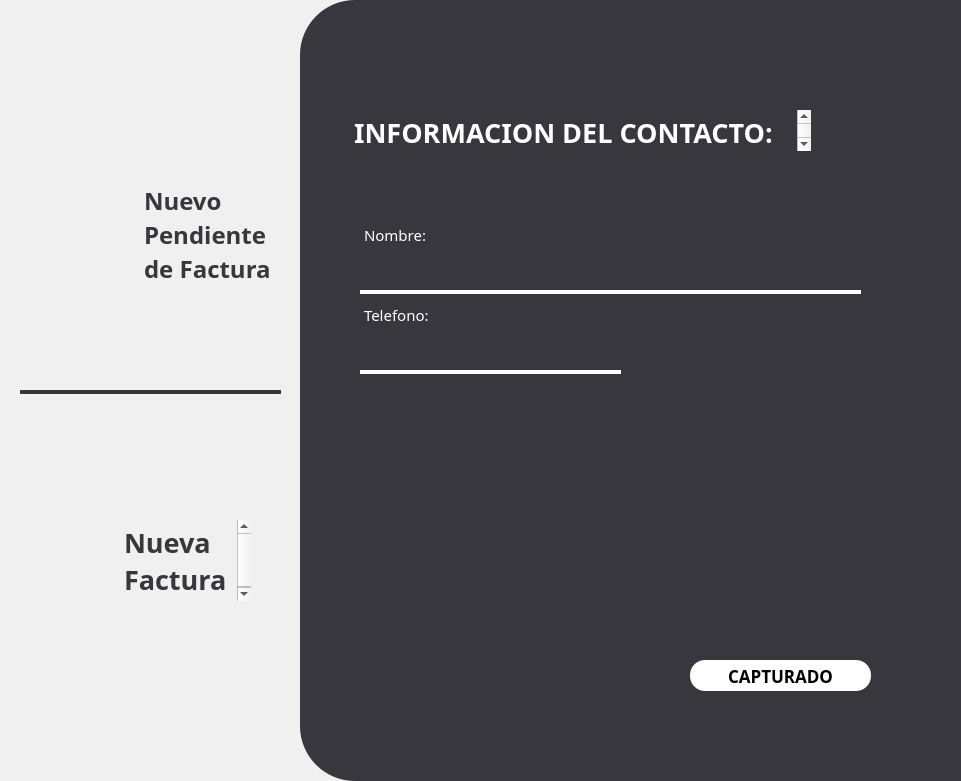
  <widget class="QFrame" name="frame_white">
   <property name="geometry">
    <rect>
     <x>340</x>
     <y>0</y>
     <width>961</width>
     <height>781</height>
    </rect>
   </property>
   <property name="styleSheet">
    <string notr="true">QFrame {
    border: none;       /* Color y grosor del borde */
    border-radius: 55px;          /* Radio de las esquinas */
    background-color: #f0f0f0;    /* Color de fondo */
    margin: 0px;                  /* Margen externo a 0 */
    padding: 0px;                 /* Espaciado interno a 0 */
}

</string>
   </property>
   <property name="frameShape">
    <enum>QFrame::StyledPanel</enum>
   </property>
   <property name="frameShadow">
    <enum>QFrame::Raised</enum>
   </property>
   <widget class="QFrame" name="frame_white_grey">
    <property name="geometry">
     <rect>
      <x>300</x>
      <y>0</y>
      <width>961</width>
      <height>781</height>
     </rect>
    </property>
    <property name="styleSheet">
     <string notr="true">QFrame {
    border: none;       /* Color y grosor del borde */
    border-radius: 55px;          /* Radio de las esquinas */
    background-color: #37373d;    /* Color de fondo */
    margin: 0px;                  /* Margen externo a 0 */
    padding: 0px;                 /* Espaciado interno a 0 */
}

</string>
    </property>
    <property name="frameShape">
     <enum>QFrame::StyledPanel</enum>
    </property>
    <property name="frameShadow">
     <enum>QFrame::Raised</enum>
    </property>
    <widget class="QLineEdit" name="NombreHolder">
     <property name="geometry">
      <rect>
       <x>50</x>
       <y>250</y>
       <width>521</width>
       <height>41</height>
      </rect>
     </property>
     <property name="font">
      <font>
       <family>Montserrat</family>
       <pointsize>18</pointsize>
      </font>
     </property>
     <property name="layoutDirection">
      <enum>Qt::LeftToRight</enum>
     </property>
     <property name="styleSheet">
      <string notr="true">QLineEdit{
		border: none;
		background: transparent; 
		 border-radius: 20px; 
}</string>
     </property>
     <property name="inputMask">
      <string/>
     </property>
     <property name="text">
      <string/>
     </property>
     <property name="alignment">
      <set>Qt::AlignCenter</set>
     </property>
     <property name="placeholderText">
      <string/>
     </property>
    </widget>
    <widget class="QPushButton" name="EnviarButton">
     <property name="geometry">
      <rect>
       <x>390</x>
       <y>660</y>
       <width>181</width>
       <height>31</height>
      </rect>
     </property>
     <property name="font">
      <font>
       <family>Montserrat</family>
       <pointsize>13</pointsize>
       <weight>75</weight>
       <bold>true</bold>
      </font>
     </property>
     <property name="styleSheet">
      <string notr="true">QPushButton{
		background: #FFFFFF; 
		 border-radius: 15px; 
}</string>
     </property>
     <property name="text">
      <string>CAPTURADO</string>
     </property>
    </widget>
    <widget class="QTextBrowser" name="InfodelText">
     <property name="geometry">
      <rect>
       <x>50</x>
       <y>110</y>
       <width>461</width>
       <height>41</height>
      </rect>
     </property>
     <property name="sizePolicy">
      <sizepolicy hsizetype="Expanding" vsizetype="Expanding">
       <horstretch>0</horstretch>
       <verstretch>0</verstretch>
      </sizepolicy>
     </property>
     <property name="font">
      <font>
       <family>Montserrat</family>
      </font>
     </property>
     <property name="toolTipDuration">
      <number>-1</number>
     </property>
     <property name="autoFillBackground">
      <bool>false</bool>
     </property>
     <property name="styleSheet">
      <string notr="true">QTextBrowser {
    background: transparent;  /* Quitar el fondo */
	color:#FFFFFF;
    border: none;             /* Quitar el borde */
	margin: 0;                /* Eliminar márgenes */
}</string>
     </property>
     <property name="html">
      <string>&lt;!DOCTYPE HTML PUBLIC &quot;-//W3C//DTD HTML 4.0//EN&quot; &quot;http://www.w3.org/TR/REC-html40/strict.dtd&quot;&gt;
&lt;html&gt;&lt;head&gt;&lt;meta name=&quot;qrichtext&quot; content=&quot;1&quot; /&gt;&lt;style type=&quot;text/css&quot;&gt;
p, li { white-space: pre-wrap; }
&lt;/style&gt;&lt;/head&gt;&lt;body style=&quot; font-family:'Montserrat'; font-size:8.25pt; font-weight:400; font-style:normal;&quot;&gt;
&lt;p style=&quot; margin-top:0px; margin-bottom:0px; margin-left:0px; margin-right:0px; -qt-block-indent:0; text-indent:0px;&quot;&gt;&lt;span style=&quot; font-family:'MS Shell Dlg 2'; font-size:20pt; font-weight:600;&quot;&gt;INFORMACION DEL CONTACTO:&lt;/span&gt;&lt;/p&gt;&lt;/body&gt;&lt;/html&gt;</string>
     </property>
    </widget>
    <widget class="QTextBrowser" name="NombreText">
     <property name="geometry">
      <rect>
       <x>60</x>
       <y>220</y>
       <width>291</width>
       <height>41</height>
      </rect>
     </property>
     <property name="sizePolicy">
      <sizepolicy hsizetype="Expanding" vsizetype="Expanding">
       <horstretch>0</horstretch>
       <verstretch>0</verstretch>
      </sizepolicy>
     </property>
     <property name="font">
      <font>
       <family>Montserrat</family>
       <pointsize>5</pointsize>
      </font>
     </property>
     <property name="toolTipDuration">
      <number>-1</number>
     </property>
     <property name="autoFillBackground">
      <bool>false</bool>
     </property>
     <property name="styleSheet">
      <string notr="true">QTextBrowser {
    background: transparent;  /* Quitar el fondo */
	color:#FFFFFF;
    border: none;             /* Quitar el borde */
	margin: 0;                /* Eliminar márgenes */
}</string>
     </property>
     <property name="html">
      <string>&lt;!DOCTYPE HTML PUBLIC &quot;-//W3C//DTD HTML 4.0//EN&quot; &quot;http://www.w3.org/TR/REC-html40/strict.dtd&quot;&gt;
&lt;html&gt;&lt;head&gt;&lt;meta name=&quot;qrichtext&quot; content=&quot;1&quot; /&gt;&lt;style type=&quot;text/css&quot;&gt;
p, li { white-space: pre-wrap; }
&lt;/style&gt;&lt;/head&gt;&lt;body style=&quot; font-family:'Montserrat'; font-size:5pt; font-weight:400; font-style:normal;&quot;&gt;
&lt;p style=&quot; margin-top:0px; margin-bottom:0px; margin-left:0px; margin-right:0px; -qt-block-indent:0; text-indent:0px;&quot;&gt;&lt;span style=&quot; font-size:11pt;&quot;&gt;Nombre:&lt;/span&gt;&lt;/p&gt;&lt;/body&gt;&lt;/html&gt;</string>
     </property>
    </widget>
    <widget class="QLineEdit" name="TelefonoHolder">
     <property name="geometry">
      <rect>
       <x>50</x>
       <y>330</y>
       <width>271</width>
       <height>41</height>
      </rect>
     </property>
     <property name="font">
      <font>
       <family>Montserrat</family>
       <pointsize>18</pointsize>
      </font>
     </property>
     <property name="layoutDirection">
      <enum>Qt::LeftToRight</enum>
     </property>
     <property name="styleSheet">
      <string notr="true">QLineEdit{
		border: none;
		background: transparent; 
		 border-radius: 20px; 
}</string>
     </property>
     <property name="inputMask">
      <string/>
     </property>
     <property name="alignment">
      <set>Qt::AlignCenter</set>
     </property>
     <property name="placeholderText">
      <string/>
     </property>
    </widget>
    <widget class="QTextBrowser" name="TelefonoText">
     <property name="geometry">
      <rect>
       <x>60</x>
       <y>300</y>
       <width>291</width>
       <height>41</height>
      </rect>
     </property>
     <property name="sizePolicy">
      <sizepolicy hsizetype="Expanding" vsizetype="Expanding">
       <horstretch>0</horstretch>
       <verstretch>0</verstretch>
      </sizepolicy>
     </property>
     <property name="font">
      <font>
       <family>Montserrat</family>
       <pointsize>5</pointsize>
      </font>
     </property>
     <property name="toolTipDuration">
      <number>-1</number>
     </property>
     <property name="autoFillBackground">
      <bool>false</bool>
     </property>
     <property name="styleSheet">
      <string notr="true">QTextBrowser {
    background: transparent;  /* Quitar el fondo */
	color:#FFFFFF;
    border: none;             /* Quitar el borde */
	margin: 0;                /* Eliminar márgenes */
}</string>
     </property>
     <property name="html">
      <string>&lt;!DOCTYPE HTML PUBLIC &quot;-//W3C//DTD HTML 4.0//EN&quot; &quot;http://www.w3.org/TR/REC-html40/strict.dtd&quot;&gt;
&lt;html&gt;&lt;head&gt;&lt;meta name=&quot;qrichtext&quot; content=&quot;1&quot; /&gt;&lt;style type=&quot;text/css&quot;&gt;
p, li { white-space: pre-wrap; }
&lt;/style&gt;&lt;/head&gt;&lt;body style=&quot; font-family:'Montserrat'; font-size:5pt; font-weight:400; font-style:normal;&quot;&gt;
&lt;p style=&quot; margin-top:0px; margin-bottom:0px; margin-left:0px; margin-right:0px; -qt-block-indent:0; text-indent:0px;&quot;&gt;&lt;span style=&quot; font-size:11pt;&quot;&gt;Telefono:&lt;/span&gt;&lt;/p&gt;&lt;/body&gt;&lt;/html&gt;</string>
     </property>
    </widget>
    <widget class="QFrame" name="frame_11">
     <property name="geometry">
      <rect>
       <x>60</x>
       <y>370</y>
       <width>261</width>
       <height>4</height>
      </rect>
     </property>
     <property name="styleSheet">
      <string notr="true">QFrame {
    border: none;       /* Color y grosor del borde */
    background-color: #FFFFFF;    /* Color de fondo */
}

</string>
     </property>
     <property name="frameShape">
      <enum>QFrame::StyledPanel</enum>
     </property>
     <property name="frameShadow">
      <enum>QFrame::Raised</enum>
     </property>
    </widget>
    <widget class="QFrame" name="frame_12">
     <property name="geometry">
      <rect>
       <x>60</x>
       <y>290</y>
       <width>501</width>
       <height>4</height>
      </rect>
     </property>
     <property name="styleSheet">
      <string notr="true">QFrame {
    border: none;       /* Color y grosor del borde */
    background-color: #FFFFFF;    /* Color de fondo */
}

</string>
     </property>
     <property name="frameShape">
      <enum>QFrame::StyledPanel</enum>
     </property>
     <property name="frameShadow">
      <enum>QFrame::Raised</enum>
     </property>
    </widget>
   </widget>
   <widget class="QLabel" name="NuevaFacturaImg">
    <property name="geometry">
     <rect>
      <x>30</x>
      <y>500</y>
      <width>81</width>
      <height>111</height>
     </rect>
    </property>
    <property name="text">
     <string/>
    </property>
    <property name="pixmap">
     <pixmap>../assets/Pendientes.png</pixmap>
    </property>
    <property name="scaledContents">
     <bool>true</bool>
    </property>
   </widget>
   <widget class="QLabel" name="NuevPendienteImg">
    <property name="geometry">
     <rect>
      <x>30</x>
      <y>170</y>
      <width>101</width>
      <height>111</height>
     </rect>
    </property>
    <property name="text">
     <string/>
    </property>
    <property name="pixmap">
     <pixmap>../assets/RecadoFacturas.png</pixmap>
    </property>
    <property name="scaledContents">
     <bool>true</bool>
    </property>
   </widget>
   <widget class="QTextBrowser" name="PendienteText">
    <property name="geometry">
     <rect>
      <x>140</x>
      <y>180</y>
      <width>151</width>
      <height>111</height>
     </rect>
    </property>
    <property name="sizePolicy">
     <sizepolicy hsizetype="Expanding" vsizetype="Expanding">
      <horstretch>0</horstretch>
      <verstretch>0</verstretch>
     </sizepolicy>
    </property>
    <property name="font">
     <font>
      <family>Montserrat</family>
     </font>
    </property>
    <property name="toolTipDuration">
     <number>-1</number>
    </property>
    <property name="autoFillBackground">
     <bool>false</bool>
    </property>
    <property name="styleSheet">
     <string notr="true">QTextBrowser {
    background: transparent;  /* Quitar el fondo */
	color:#37373d;
    border: none;             /* Quitar el borde */
	margin: 0;                /* Eliminar márgenes */
}</string>
    </property>
    <property name="html">
     <string>&lt;!DOCTYPE HTML PUBLIC &quot;-//W3C//DTD HTML 4.0//EN&quot; &quot;http://www.w3.org/TR/REC-html40/strict.dtd&quot;&gt;
&lt;html&gt;&lt;head&gt;&lt;meta name=&quot;qrichtext&quot; content=&quot;1&quot; /&gt;&lt;style type=&quot;text/css&quot;&gt;
p, li { white-space: pre-wrap; }
&lt;/style&gt;&lt;/head&gt;&lt;body style=&quot; font-family:'Montserrat'; font-size:8.25pt; font-weight:400; font-style:normal;&quot;&gt;
&lt;p style=&quot; margin-top:0px; margin-bottom:0px; margin-left:0px; margin-right:0px; -qt-block-indent:0; text-indent:0px;&quot;&gt;&lt;span style=&quot; font-family:'MS Shell Dlg 2'; font-size:18pt; font-weight:600;&quot;&gt;Nuevo&lt;/span&gt;&lt;/p&gt;
&lt;p style=&quot; margin-top:0px; margin-bottom:0px; margin-left:0px; margin-right:0px; -qt-block-indent:0; text-indent:0px;&quot;&gt;&lt;span style=&quot; font-family:'MS Shell Dlg 2'; font-size:18pt; font-weight:600;&quot;&gt;Pendiente &lt;/span&gt;&lt;/p&gt;
&lt;p style=&quot; margin-top:0px; margin-bottom:0px; margin-left:0px; margin-right:0px; -qt-block-indent:0; text-indent:0px;&quot;&gt;&lt;span style=&quot; font-family:'MS Shell Dlg 2'; font-size:18pt; font-weight:600;&quot;&gt;de Factura&lt;/span&gt;&lt;/p&gt;&lt;/body&gt;&lt;/html&gt;</string>
    </property>
   </widget>
   <widget class="QTextBrowser" name="NuevaFactText">
    <property name="geometry">
     <rect>
      <x>120</x>
      <y>520</y>
      <width>131</width>
      <height>81</height>
     </rect>
    </property>
    <property name="sizePolicy">
     <sizepolicy hsizetype="Expanding" vsizetype="Expanding">
      <horstretch>0</horstretch>
      <verstretch>0</verstretch>
     </sizepolicy>
    </property>
    <property name="font">
     <font>
      <family>Montserrat</family>
     </font>
    </property>
    <property name="toolTipDuration">
     <number>-1</number>
    </property>
    <property name="autoFillBackground">
     <bool>false</bool>
    </property>
    <property name="styleSheet">
     <string notr="true">QTextBrowser {
    background: transparent;  /* Quitar el fondo */
	color:#37373d;
    border: none;             /* Quitar el borde */
	margin: 0;                /* Eliminar márgenes */
}</string>
    </property>
    <property name="html">
     <string>&lt;!DOCTYPE HTML PUBLIC &quot;-//W3C//DTD HTML 4.0//EN&quot; &quot;http://www.w3.org/TR/REC-html40/strict.dtd&quot;&gt;
&lt;html&gt;&lt;head&gt;&lt;meta name=&quot;qrichtext&quot; content=&quot;1&quot; /&gt;&lt;style type=&quot;text/css&quot;&gt;
p, li { white-space: pre-wrap; }
&lt;/style&gt;&lt;/head&gt;&lt;body style=&quot; font-family:'Montserrat'; font-size:8.25pt; font-weight:400; font-style:normal;&quot;&gt;
&lt;p style=&quot; margin-top:0px; margin-bottom:0px; margin-left:0px; margin-right:0px; -qt-block-indent:0; text-indent:0px;&quot;&gt;&lt;span style=&quot; font-family:'MS Shell Dlg 2'; font-size:20pt; font-weight:600;&quot;&gt;Nueva &lt;/span&gt;&lt;/p&gt;
&lt;p style=&quot; margin-top:0px; margin-bottom:0px; margin-left:0px; margin-right:0px; -qt-block-indent:0; text-indent:0px;&quot;&gt;&lt;span style=&quot; font-family:'MS Shell Dlg 2'; font-size:20pt; font-weight:600;&quot;&gt;Factura&lt;/span&gt;&lt;/p&gt;&lt;/body&gt;&lt;/html&gt;</string>
    </property>
   </widget>
   <widget class="QFrame" name="frame_10">
    <property name="geometry">
     <rect>
      <x>20</x>
      <y>390</y>
      <width>261</width>
      <height>4</height>
     </rect>
    </property>
    <property name="styleSheet">
     <string notr="true">QFrame {
    border: none;       /* Color y grosor del borde */
    background-color: #37373d;    /* Color de fondo */
}

</string>
    </property>
    <property name="frameShape">
     <enum>QFrame::StyledPanel</enum>
    </property>
    <property name="frameShadow">
     <enum>QFrame::Raised</enum>
    </property>
   </widget>
  </widget>
